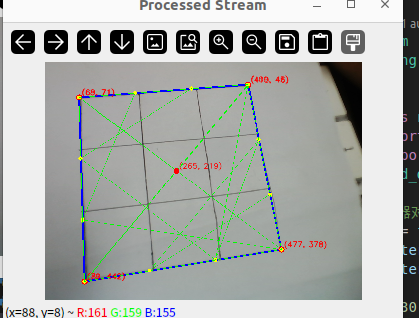
#> input picture image.jpg, 419 x 318 px, given in place of the camera
$ python fistquad_detector.py
#> lines starting #> are read from the running program, lines starting #| are printed output that depends on the picture; after the words box and inside, x2 and y2 are one past the last pixel; in counts of white or black regions, pixels touching at a corner belong together
import cv2
import numpy as np
import sys
from loguru import logger

# 配置日志记录
logger.remove()
logger.add(sys.stderr, level="INFO")

class QuadDetector:
    """
    四边形检测器类
    """
    def __init__(self, max_perimeter=99999, min_perimeter=10000, scale=0, min_angle=30, line_seg_num=4):
        """
        初始化四边形检测器
        :param max_perimeter: 最大周长
        :param min_perimeter: 最小周长
        :param scale: 缩放比例
        :param min_angle: 最小角度
        :param line_seg_num: 线段数量
        """
        self.img = None

        self.max_perimeter = max_perimeter
        self.min_perimeter = min_perimeter
        self.scale = scale
        self.min_angle = min_angle
        self.line_seg_num = line_seg_num

        self.vertices = None
        self.scale_vertices = None
        self.intersection = None
        self.points_list = None

    def preprocess_image(self):
        """
        预处理图像，包括灰度转换、高斯模糊和边缘检测
        """
        gray = cv2.cvtColor(self.img, cv2.COLOR_BGR2GRAY)  # 转换为灰度图像
        blur = cv2.GaussianBlur(gray, (1, 1), 0)  # 高斯模糊
        edges = cv2.Canny(blur, 50, 200)  # 边缘检测

        self.pre_img = edges

    def find_max_quad_vertices(self):
        """
        查找最大四边形的顶点
        """
        contours, _ = cv2.findContours(self.pre_img, cv2.RETR_TREE, cv2.CHAIN_APPROX_SIMPLE)  # 查找轮廓
        logger.debug(f'contours cnt: {len(contours)}')

        max_perimeter_now = 0

        for cnt in contours:
            approx = cv2.approxPolyDP(cnt, 0.09 * cv2.arcLength(cnt, True), True)  # 近似多边形

            if len(approx) == 4:  # 检查是否为四边形
                perimeter = cv2.arcLength(approx, True)
                perimeter_allowed = (perimeter <= self.max_perimeter) and (perimeter >= self.min_perimeter)

                if perimeter_allowed and perimeter > max_perimeter_now:
                    cosines = []
                    for i in range(4):
                        p0 = approx[i][0]
                        p1 = approx[(i + 1) % 4][0]
                        p2 = approx[(i + 2) % 4][0]
                        v1 = p0 - p1
                        v2 = p2 - p1
                        cosine_angle = np.dot(v1, v2) / (np.linalg.norm(v1) * np.linalg.norm(v2))
                        angle = np.arccos(cosine_angle) * 180 / np.pi
                        cosines.append(angle)

                    if all(angle >= self.min_angle for angle in cosines):
                        logger.info(f"perimeter: {perimeter}")
                        max_perimeter_now = perimeter
                        self.vertices = approx.reshape(4, 2)
                    else:
                        self.vertices = None

        logger.info(f"Found vertices: {self.vertices.tolist()}")
        return self.vertices

    def find_scale_quad_vertices(self):
        """
        查找缩放后的四边形顶点
        """
        def persp_trans(img, vertices):
            rect = np.zeros((4, 2), dtype="float32")
            rect[0] = vertices[0]
            rect[1] = vertices[3]
            rect[2] = vertices[2]
            rect[3] = vertices[1]

            height, width = img.shape[:2]
            dst = np.array([[0, 0], [width - 1, 0], [width - 1, height - 1], [0, height - 1]], dtype="float32")

            M = cv2.getPerspectiveTransform(rect, dst)
            inv_M = np.linalg.inv(M)

            return M, inv_M

        def shrink_rectangle_new(img, scale):
            height, width = img.shape[:2]

            rectangle_vertices = [[0, 0], [0, height], [width, height], [width, 0]]

            center_x = width // 2
            center_y = height // 2

            small_vertices = []

            for vertex in rectangle_vertices:
                new_x = int(center_x + (vertex[0] - center_x) * scale)
                new_y = int(center_y + (vertex[1] - center_y) * scale)
                small_vertices.append([new_x, new_y])

            return np.array(small_vertices, dtype=np.int32)

        def inv_trans_vertices(small_vertices, inv_M):
            vertices_array = np.array(small_vertices, dtype=np.float32)
            vertices_homo = np.concatenate([vertices_array, np.ones((vertices_array.shape[0], 1))], axis=1)
            inv_trans_vertices_homo = np.dot(inv_M, vertices_homo.T).T
            inv_trans_vertices = inv_trans_vertices_homo[:, :2] / inv_trans_vertices_homo[:, 2, None]
            inv_trans_vertices_int = inv_trans_vertices.astype(int)

            return inv_trans_vertices_int

        _, inv_M = persp_trans(self.img, self.vertices)
        small_vertices = shrink_rectangle_new(self.img, self.scale)
        self.scale_vertices = inv_trans_vertices(small_vertices, inv_M)

        logger.debug(f"Found scale vertices: {self.scale_vertices}")
        return self.scale_vertices

    def segment_line(self, scale_vertices=None, line_seg_num=None):
        """
        根据缩放后的顶点和线段数量分割线段
        """
        if scale_vertices is None:
            scale_vertices = self.scale_vertices

        if line_seg_num is None:
            line_seg_num = self.line_seg_num

        def average_points(point1, point2, N):
            delta_x = (point2[0] - point1[0]) / N
            delta_y = (point2[1] - point1[1]) / N

            points_list = []

            for i in range(N + 1):
                x = int(point1[0] + delta_x * i)
                y = int(point1[1] + delta_y * i)
                points_list.append([x, y])

            return points_list

        points_0 = average_points(scale_vertices[0], scale_vertices[1], line_seg_num)
        points_1 = average_points(scale_vertices[1], scale_vertices[2], line_seg_num)
        points_2 = average_points(scale_vertices[2], scale_vertices[3], line_seg_num)
        points_3 = average_points(scale_vertices[3], scale_vertices[0], line_seg_num)

        self.points_list = [points_0, points_1, points_2, points_3]
        logger.debug(f"Found points list: {self.points_list}")
        return self.points_list
    def generate_grid(self):
        """
        生成3x3网格线
        """
        grid_lines = []

    # 1. 每条边分成3等份，获取这些分割点
        for i in range(3):
        # 水平线：连接上边和下边的等分点
            grid_lines.append([self.points_list[0][i], self.points_list[1][i]])  # 从左到右的水平线
            grid_lines.append([self.points_list[2][i], self.points_list[3][i]])  # 从左到右的水平线

    # 2. 垂直线：连接左边和右边的等分点
        for i in range(3):
            grid_lines.append([self.points_list[i][0], self.points_list[i][3]])  # 从上到下的垂直线
            grid_lines.append([self.points_list[i][1], self.points_list[i][2]])  # 从上到下的垂直线

        return grid_lines


    def calculate_intersection(self, vertices=None):
        """
        计算四边形对角线的交点
        :param vertices: 输入的顶点
        :return: 交点坐标
        """
        if vertices is None:
            vertices = self.vertices

        x1, y1 = vertices[0]
        x2, y2 = vertices[2]
        x3, y3 = vertices[1]
        x4, y4 = vertices[3]

        dx1, dy1 = x2 - x1, y2 - y1
        dx2, dy2 = x4 - x3, y4 - y3

        det = dx1 * dy2 - dx2 * dy1

        if det == 0 or (dx1 == 0 and dx2 == 0) or (dy1 == 0 and dy2 == 0):
            return None
        dx3, dy3 = x1 - x3, y1 - y3
        det1 = dx1 * dy3 - dx3 * dy1
        det2 = dx2 * dy3 - dx3 * dy2

        if det1 == 0 or det2 == 0:
            return None

        s = det1 / det
        t = det2 / det

        if 0 <= s <= 1 and 0 <= t <= 1:
            intersection_x = int(x1 + dx1 * t)
            intersection_y = int(y1 + dy1 * t)
            self.intersection = [intersection_x, intersection_y]

            logger.info(f"Found intersection: {self.intersection}")
            return intersection_x, intersection_y
        else:
            logger.info(f"No intersection found.")
            return []

    def detect(self, img):
        """
        检测图像中的四边形
        :param img: 输入图像
        """
        self.img = img.copy()

        self.preprocess_image()
        self.vertices = self.find_max_quad_vertices()
        self.scale_vertices = self.find_scale_quad_vertices()
        self.intersection = self.calculate_intersection()
        self.points_list = self.segment_line()

        return self.vertices, self.scale_vertices, self.intersection, self.points_list

    def draw(self, img=None):
        """
        绘制检测结果
        :param img: 输入图像
        """
        if img is None:
            img = self.img.copy()

        img_drawed = self.draw_lines_points(img, self.vertices)          # 绘制四边形
        img_drawed = self.draw_lines_points(img_drawed, self.scale_vertices)  # 绘制缩放后的四边形
        img_drawed = self.draw_segment_points(img_drawed, self.points_list)   # 绘制分割点
        img_drawed = self.draw_point_text(img_drawed, self.intersection[0], self.intersection[1]) # 绘制交点
        img_drawed = self.draw_grid_lines(img_drawed, self.generate_grid())   # 绘制网格线

        return img_drawed

    def draw_point_text(self, img, x, y, bgr=(0, 0, 255)):
        cv2.circle(img, (x, y), 6, bgr, -1)
        cv2.putText(
            img,
            f"({x}, {y})",
            (x + 5, y - 5),
            cv2.FONT_HERSHEY_SIMPLEX,
            0.5, (0, 0, 255), 1, cv2.LINE_AA,
        )
        return img

    def draw_lines_points(self, img, vertices, bold=2):
        cv2.drawContours(img, [vertices], 0, (255, 0, 0), bold)

        for vertex in vertices:
            self.draw_point_text(img, vertex[0], vertex[1])

        cv2.line(
            img,
            (vertices[0][0], vertices[0][1]),
            (vertices[2][0], vertices[2][1]),
            (0, 255, 0), 1,
        )
        cv2.line(
            img,
            (vertices[1][0], vertices[1][1]),
            (vertices[3][0], vertices[3][1]),
            (0, 255, 0), 1,
        )
        return img

    def draw_segment_points(self, img, points_list):
        logger.debug(f"Found points list: {points_list}")
        for points in points_list:
            for point in points:
                cv2.circle(img, (int(point[0]), int(point[1])), 4, (0, 255, 255), -1)

        return img

    def draw_grid_lines(self, img, grid_lines):
        for line in grid_lines:
            cv2.line(img, tuple(line[0]), tuple(line[1]), (0, 255, 0), 1)
        return img

if __name__ == '__main__':
    print("初始化四边形检测器")
    cap = cv2.VideoCapture(0)

    quad_detector = QuadDetector()

    quad_detector.max_perimeter = 99999
    quad_detector.min_perimeter = 1
    quad_detector.scale = 500 / 600
    quad_detector.min_angle = 30
    quad_detector.line_seg_num = 6

    while True:
        ret, img = cap.read()
#> img is the input picture: shape (318, 419, 3); mean B, G, R 171.9, 174.8, 171.9
        if not ret:
            logger.error("无法读取摄像头帧")
            break

        vertices, scale_vertices, intersection, points_list = quad_detector.detect(img)
#> in preprocess_image, `gray = cv2.cvtColor(self.img, cv2.COLOR_BGR2GRAY)`:
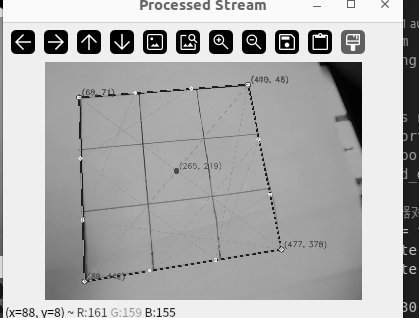
#> gray: shape (318, 419); min 0, max 255, mean 173.6
#> in preprocess_image, `edges = cv2.Canny(blur, 50, 200)`:
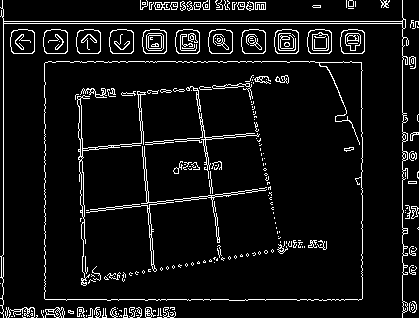
#> edges: shape (318, 419); 7.2% white in thin lines or dots
#> in find_max_quad_vertices, `contours, _ = cv2.findContours(self.pre_img, cv2.RETR_TREE, cv2.CHAIN_..`: contours = 483 contours, 381 with area under 20; largest, box (x1, y1, x2, y2) and area: (44, 61, 363, 301) 75418, (44, 61, 363, 301) 75390, (0, 0, 409, 318) 1006, (3, 21, 403, 24) 796, (340, 29, 365, 54) 541
#> the loop in find_max_quad_vertices, `for cnt in contours:` made 483 passes
#> (perimeter, max_perimeter_now, self.vertices) on passes 11, 20, 36, 104: (6.65, 6.65, [[31, 313], [30, 314], [32, 315], [32, 313]]), (14.2, 14.2, [[68, 310], [68, 312], [73, 313], [73, 311]]), (32.81, 32.81, [[145, 308], [146, 317], [155, 315], [150, 307]]), (1106, 1106, [[44, 63], [45, 299], [362, 298], [361, 62]])
#> (approx, perimeter) on passes 4, 7, 8, 12, 21, 22: ([[121, 315], [119, 316], [120, 315], [121, 316]], 6.06), ([[37, 315], [36, 315], [37, 316], [36, 317]], 6.06), ([[22, 315], [23, 317], [25, 317], [23, 317]], 8.47), ([[30, 314], [31, 313], [32, 314], [31, 315]], 5.66), ([[69, 312], [70, 311], [73, 312], [72, 313]], 9.15), ([[68, 311], [69, 310], [70, 311], [69, 312]], 5.66)
#> after the loop in find_max_quad_vertices, `for cnt in contours:`: cosines = [90.06, 89.94, 90.06, 89.94]; max_perimeter_now = 1106
#> in find_scale_quad_vertices, `_, inv_M = persp_trans(self.img, self.vertices)`: inv_M = [[0.758, 0.00315, 44], [-0.00239, 0.744, 63], [-4.29e-19, -3.22e-19, 1]]
#> in find_scale_quad_vertices, `small_vertices = shrink_rectangle_new(self.img, self.scale)`: small_vertices = [[34, 26], [34, 291], [384, 291], [384, 26]]
#> in inv_trans_vertices, `vertices_homo = np.concatenate([vertices_array, np.ones((vertices_arra..`: vertices_homo = [[34, 26, 1], [34, 291, 1], [384, 291, 1], [384, 26, 1]]
#> in inv_trans_vertices, `inv_trans_vertices_homo = np.dot(inv_M, vertices_homo.T).T`: inv_trans_vertices_homo = [[69.87, 82.28, 1], [70.7, 279.6, 1], [336.1, 278.7, 1], [335.3, 81.44, 1]]
#> in inv_trans_vertices, `inv_trans_vertices = inv_trans_vertices_homo[:, :2] / inv_trans_vertic..`: inv_trans_vertices = [[69.87, 82.28], [70.7, 279.6], [336.1, 278.7], [335.3, 81.44]]
#> in inv_trans_vertices, `inv_trans_vertices_int = inv_trans_vertices.astype(int)`: inv_trans_vertices_int = [[69, 82], [70, 279], [336, 278], [335, 81]]
#> in calculate_intersection, `vertices = self.vertices`: vertices = [[44, 63], [45, 299], [362, 298], [361, 62]]
#> in calculate_intersection, `x1, y1 = vertices[0]`: x1 = 44; y1 = 63
#> in calculate_intersection, `x2, y2 = vertices[2]`: x2 = 362; y2 = 298
#> in calculate_intersection, `x3, y3 = vertices[1]`: x3 = 45; y3 = 299
#> in calculate_intersection, `x4, y4 = vertices[3]`: x4 = 361; y4 = 62
#> in calculate_intersection, `dx1, dy1 = x2 - x1, y2 - y1`: dx1 = 318; dy1 = 235
#> in calculate_intersection, `dx2, dy2 = x4 - x3, y4 - y3`: dx2 = 316; dy2 = -237
#> in calculate_intersection, `det = dx1 * dy2 - dx2 * dy1`: det = -149626
#> in calculate_intersection, `dx3, dy3 = x1 - x3, y1 - y3`: dx3 = -1; dy3 = -236
#> in calculate_intersection, `det1 = dx1 * dy3 - dx3 * dy1`: det1 = -74813
#> in calculate_intersection, `s = det1 / det`: s = 0.5
#> in calculate_intersection, `intersection_x = int(x1 + dx1 * t)`: intersection_x = 203
#> in calculate_intersection, `intersection_y = int(y1 + dy1 * t)`: intersection_y = 180
#> in calculate_intersection, `self.intersection = [intersection_x, intersection_y]`: self.intersection = [203, 180]
#> in detect, `self.intersection = self.calculate_intersection()`: self.intersection = (203, 180)
#> in segment_line, `scale_vertices = self.scale_vertices`: scale_vertices = [[69, 82], [70, 279], [336, 278], [335, 81]]
#> in average_points, `delta_x = (point2[0] - point1[0]) / N`: delta_x = 0.167
#> in average_points, `delta_y = (point2[1] - point1[1]) / N`: delta_y = 32.83
#> the loop in average_points, `for i in range(N + 1):` made 7 passes
#> (x, y) on passes 1 to 7: (69, 82), (69, 114), (69, 147), (69, 180), (69, 213), (69, 246), (70, 279)
#> after the loop in average_points, `for i in range(N + 1):`: points_list = [[69, 82], [69, 114], [69, 147], [69, 180], [69, 213], [69, 246], [70, 279]]
#> in segment_line, `points_0 = average_points(scale_vertices[0], scale_vertices[1], line_s..`: points_0 has the same summary as points_list in average_points
#> the loop in average_points (call 2), `for i in range(N + 1):` made 7 passes
#> (x, y) on passes 1 to 7: (70, 279), (114, 278), (158, 278), (203, 278), (247, 278), (291, 278), (336, 278)
#> in segment_line, `points_1 = average_points(scale_vertices[1], scale_vertices[2], line_s..`: points_1 = [[70, 279], [114, 278], [158, 278], [203, 278], [247, 278], [291, 278], [336, 278]]
#> in segment_line, `points_2 = average_points(scale_vertices[2], scale_vertices[3], line_s..`: points_2 = [[336, 278], [335, 245], [335, 212], [335, 179], [335, 146], [335, 113], [335, 81]]
#> in segment_line, `points_3 = average_points(scale_vertices[3], scale_vertices[0], line_s..`: points_3 = [[335, 81], [290, 81], [246, 81], [202, 81], [157, 81], [113, 81], [69, 82]]
#> in detect, `self.points_list = self.segment_line()`: self.points_list = 4 items
#> vertices = [[44, 63], [45, 299], [362, 298], [361, 62]]; scale_vertices = [[69, 82], [70, 279], [336, 278], [335, 81]]; intersection = (203, 180); points_list = 4 items
        img_detected = quad_detector.draw(img)
#> in draw_lines_points, `cv2.drawContours(img, [vertices], 0, (255, 0, 0), bold)`: img: shape (318, 419, 3); 2.49% of pixels changed, all inside (x1, y1, x2, y2) = (43, 61, 364, 301)
#> the loop in draw_lines_points, `for vertex in vertices:` made 4 passes
#> after the loop in draw_lines_points, `for vertex in vertices:`: img: shape (318, 419, 3); mean B, G, R 172.4, 169.1, 168.5
#> call 2 of draw_lines_points, with vertices = array of shape (4, 2), bold = 2
#> the loop in draw_lines_points (call 2), `for vertex in vertices:` made 4 passes
#> after the loop in draw_lines_points (call 2), `for vertex in vertices:`:
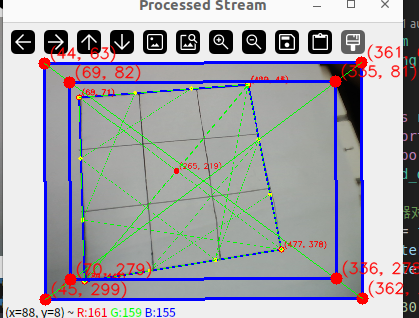
#> img: shape (318, 419, 3); mean B, G, R 172.5, 165.2, 165.8
#> in draw_lines_points (call 2), `cv2.line( img, (vertices[1][0], vertices[1][1]), (vertices[3][0], vert..`:
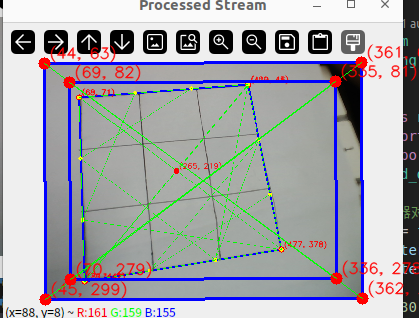
#> img: shape (318, 419, 3); mean B, G, R 172.1, 165.5, 165.4
#> the loop in draw_segment_points, `for points in points_list:` made 4 passes
#> after the loop in draw_segment_points, `for points in points_list:`:
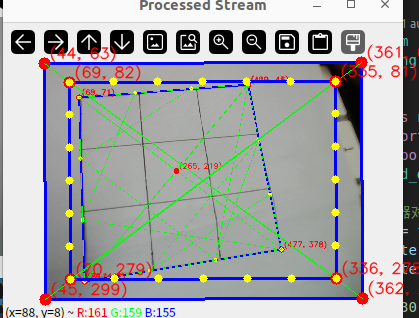
#> img: shape (318, 419, 3); 0.88% of pixels changed, all inside (x1, y1, x2, y2) = (65, 77, 341, 284)
#> in draw_point_text (call 9), `cv2.circle(img, (x, y), 6, bgr, -1)`: img: shape (318, 419, 3); 0.08% of pixels changed, all inside (x1, y1, x2, y2) = (197, 174, 210, 187)
#> in draw_point_text (call 9), `cv2.putText( img, f"({x}, {y})", (x + 5, y - 5), cv2.FONT_HERSHEY_SIMP..`:
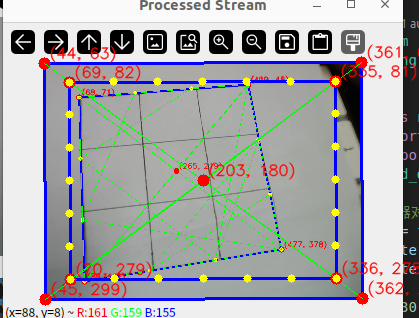
#> img: shape (318, 419, 3); mean B, G, R 170.2, 166.6, 166.9
#> after the loop in generate_grid, `for i in range(3):`: grid_lines = [[[69, 82], [70, 279]], [[336, 278], [335, 81]], [[69, 114], [114, 278]], [[335, 245], [290, 81]], [[69, 147], [158, 278]], [[335, 212], [246, 81]]]
#> after the loop in generate_grid, `for i in range(3):`: grid_lines = 12 items
#> the loop in draw_grid_lines, `for line in grid_lines:` made 12 passes
#> line on passes 1 to 12: [[69, 82], [70, 279]], [[336, 278], [335, 81]], [[69, 114], [114, 278]], [[335, 245], [290, 81]], [[69, 147], [158, 278]], [[335, 212], [246, 81]], [[69, 82], [69, 180]], [[69, 114], [69, 147]], [[70, 279], [203, 278]], [[114, 278], [158, 278]], [[336, 278], [335, 179]], [[335, 245], [335, 212]]
#> after the loop in draw_grid_lines, `for line in grid_lines:`:
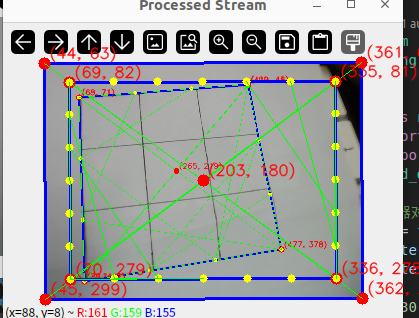
#> img: shape (318, 419, 3); 0.89% of pixels changed, all inside (x1, y1, x2, y2) = (69, 81, 337, 280)

        cv2.imshow("检测结果", img_detected)

        if cv2.waitKey(1) & 0xFF == ord('q'):
#> (key q is pressed here)
            break

    cap.release()
    cv2.destroyAllWindows()
